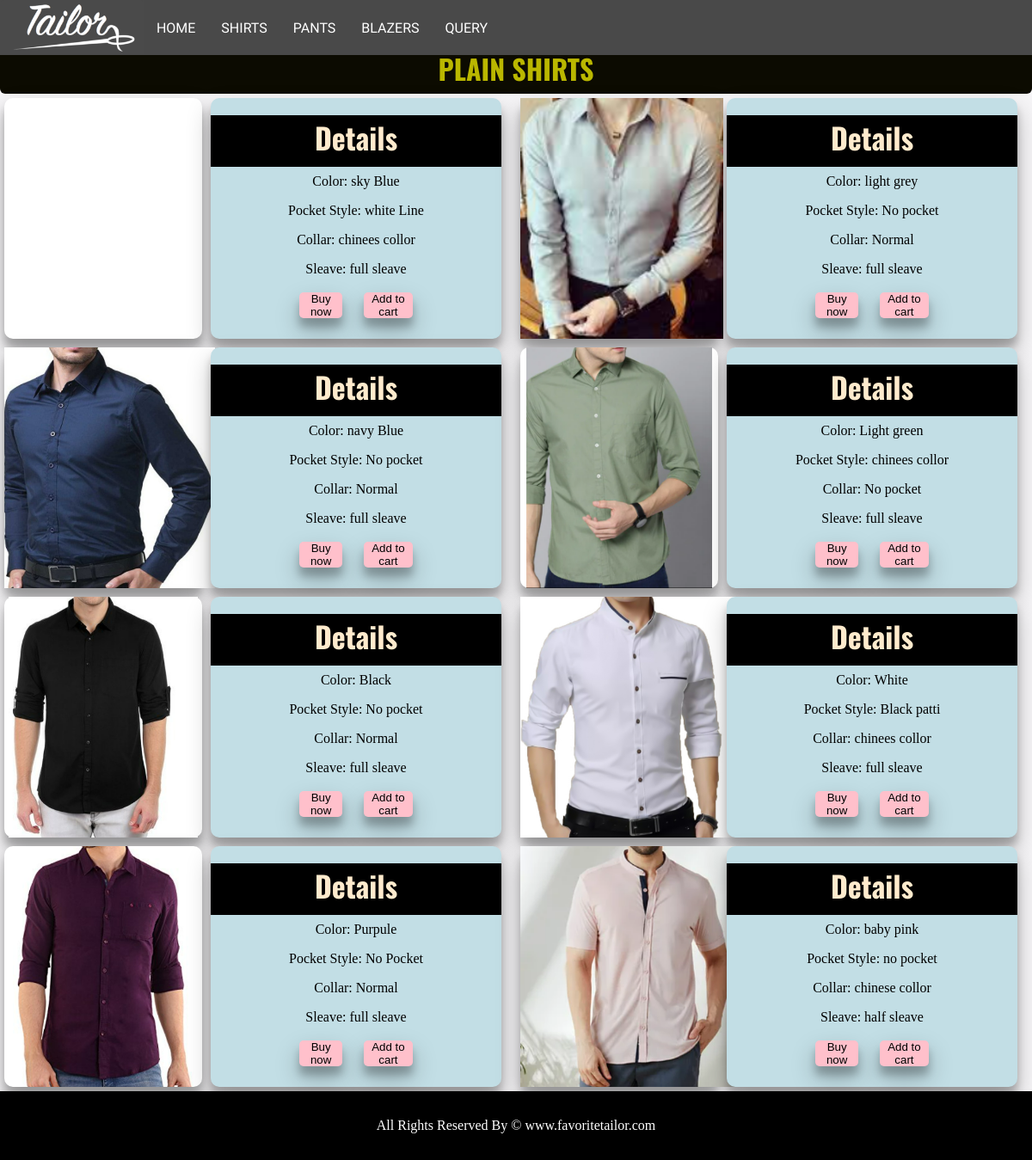
/shirt1.php, run on the app's committed database.
### tables this page shows
CREATE TABLE `products` (
  `product_id` int(100) NOT NULL AUTO_INCREMENT,
  `product_title` varchar(255) NOT NULL,
  `product_price` int(100) NOT NULL,
  `product_a` text NOT NULL,
  `product_b` text NOT NULL,
  `product_c` text NOT NULL,
  `product_d` text NOT NULL,
  `product_image` text NOT NULL,
   PRIMARY KEY (product_id)
);

### shirt1.php (the view)
<?php include("header.php");?>
<link rel="stylesheet" href="css/sample.css">
    <h1 class="bh1">PLAIN SHIRTS</h1>
    <div class="super1">
    <?php
        include("db.php");
        $sql = "SELECT * FROM products WHERE product_title='Plain-Shirt'";
        $query = mysqli_query($con,$sql);
        while ($row = mysqli_fetch_assoc($query)){
            if($row["product_id"]%2!=0){echo'<div class="sampleright super">';}
            else{echo'<div class="sampleleft super">';}
            echo'
                <div class="sub1">
                    <img src="images/'.$row["product_image"].'" alt="">
                </div>
                <div class="sub2">
                    <h3 class="h3">Details</h3>
                    <p>Color: '.$row["product_a"].'</p>
                    <p>Pocket Style: '.$row["product_b"].'</p>
                    <p>Collar: '.$row["product_c"].'</p>
                    <p>Sleave: '.$row["product_d"].'</p>
                    <form action="product.php" method="post">
                        <input type="hidden" name="pid" id="shirt" value='.$row["product_id"].'>
                        <button name="submit" class="b1">Buy now</button>
                        <button name="cart" class="b2">Add to cart</button>
                    </form>
                </div>
            </div>
            ';
        }
    ?>
    </div>
    <?php include("footer.php");?>

### css/style.css (style rules this page uses)
* { margin: 0; padding: 0; }
.h3 { font-family: 'Oswald', sans-serif; background-color:black; color: blanchedalmond; height: 7.5vh; width: 100%; text-align: center; font-size: 34px; margin-top: 5.3vh; }

### css/sample.css (style rules this page uses)
* { padding: 0; margin: 0; }
body { background-color:#f6f5f7; }
.super1 { width: 100%; display: grid; grid-template-columns: 50vw 50vw; }
.super { width: 50%; display: grid; grid-template-columns: 20vw 29vw; box-sizing: border-box; }
.sub1 { background-color: white; margin: 5px; text-align: center; border-radius: 10px; box-shadow: 0 14px 28px rgb(0 0 0 / 25%), 0 10px 10px rgb(0 0 0 / 22%); height: 35vh; box-sizing: border-box; }
.sub2 { background-color: rgb(194, 222, 229); margin: 5px; text-align: center; border-radius: 10px; box-shadow: 0 14px 28px rgb(0 0 0 / 25%), 0 10px 10px rgb(0 0 0 / 22%); height: 35vh; justify-content: center; box-sizing: border-box; }
.h3 { margin-top: 6%; }
.super img { height: 35vh; }
.sub2 p { padding: 1vh; }
.bh1 { margin-top: 50px; height: 7.5%; text-align: center; background-color: rgb(12, 11, 1); font-family: 'Oswald', sans-serif; padding: 0.5%; color:rgba(255, 251, 0, 0.719); border-radius: 6px; width: 100; box-sizing: border-box; }
button.b1 { text-decoration: none; border: none; width: 15%; height: 10%; margin: 3%; background-color: pink; border-radius:5px; cursor: pointer; box-shadow: 0 14px 28px rgb(0 0 0 / 25%), 0 10px 10px rgb(0 0 0 / 22%); }
button.b2 { text-decoration: none; border: none; width: 17%; height: 10%; margin: 3%; background-color: pink; border-radius:5px; cursor: pointer; box-shadow: 0 14px 28px rgb(0 0 0 / 25%), 0 10px 10px rgb(0 0 0 / 22%); }

### data on the page
products: product_a "sky Blue", product_b "white Line", product_c "chinees collor", product_d "full sleave"
products: product_image (picture), product_a "light grey", product_b "No pocket", product_c "Normal", product_d "full sleave"
products: product_image (picture), product_a "navy Blue", product_b "No pocket", product_c "Normal", product_d "full sleave"
products: product_image (picture), product_a "Light green", product_b "chinees collor", product_c "No pocket", product_d "full sleave"
products: product_image (picture), product_a "Black", product_b "No pocket", product_c "Normal", product_d "full sleave"
products: product_image (picture), product_a "White", product_b "Black patti", product_c "chinees collor", product_d "full sleave"
products: product_image (picture), product_a "Purpule", product_b "No Pocket", product_c "Normal", product_d "full sleave"
products: product_image (picture), product_a "baby pink", product_b "no pocket", product_c "chinese collor", product_d "half sleave"
